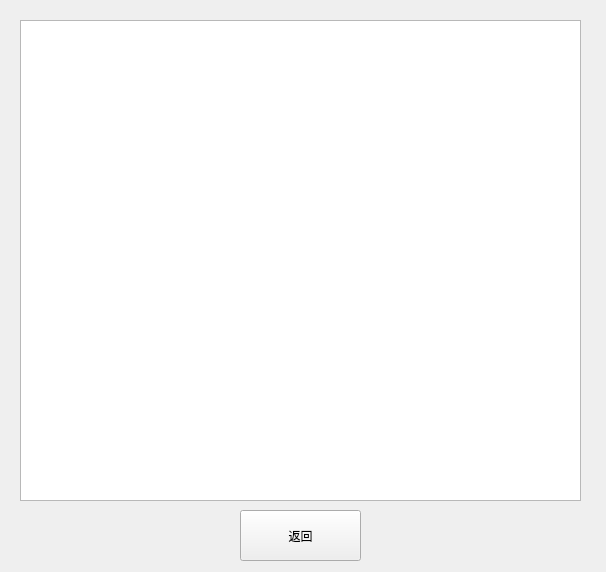
<?xml version="1.0" encoding="UTF-8"?>
<ui version="4.0">
 <class>bighouselist</class>
 <widget class="QWidget" name="bighouselist">
  <property name="geometry">
   <rect>
    <x>0</x>
    <y>0</y>
    <width>606</width>
    <height>572</height>
   </rect>
  </property>
  <property name="windowTitle">
   <string>整租</string>
  </property>
  <widget class="QListWidget" name="listWidget">
   <property name="geometry">
    <rect>
     <x>20</x>
     <y>20</y>
     <width>561</width>
     <height>481</height>
    </rect>
   </property>
  </widget>
  <widget class="QPushButton" name="pushButton">
   <property name="geometry">
    <rect>
     <x>240</x>
     <y>510</y>
     <width>121</width>
     <height>51</height>
    </rect>
   </property>
   <property name="styleSheet">
    <string notr="true">font: 25 14pt &quot;Microsoft YaHei&quot;;</string>
   </property>
   <property name="text">
    <string>返回</string>
   </property>
  </widget>
 </widget>
 <resources/>
 <connections/>
</ui>
